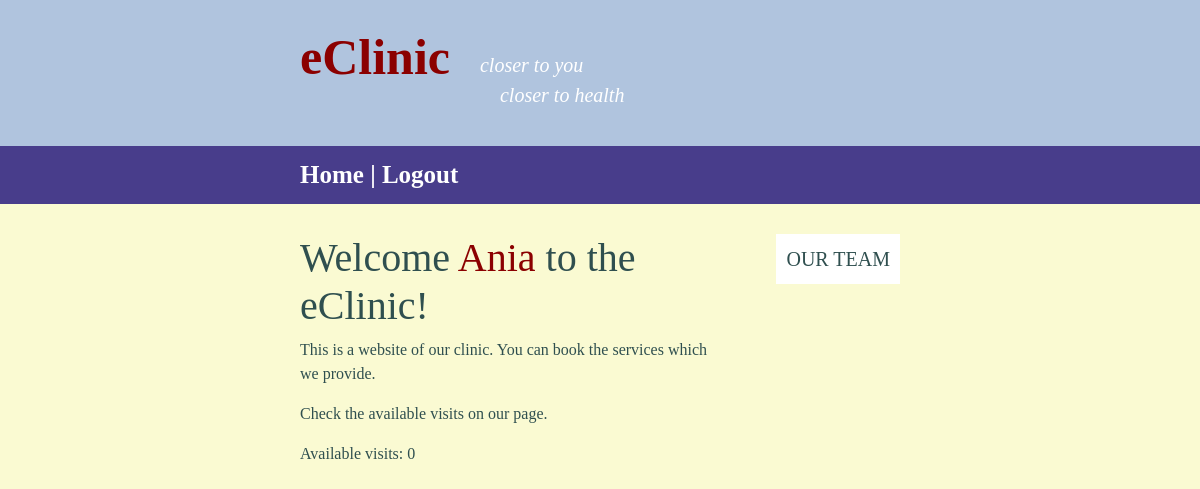
The app's page / (signed in), older data.
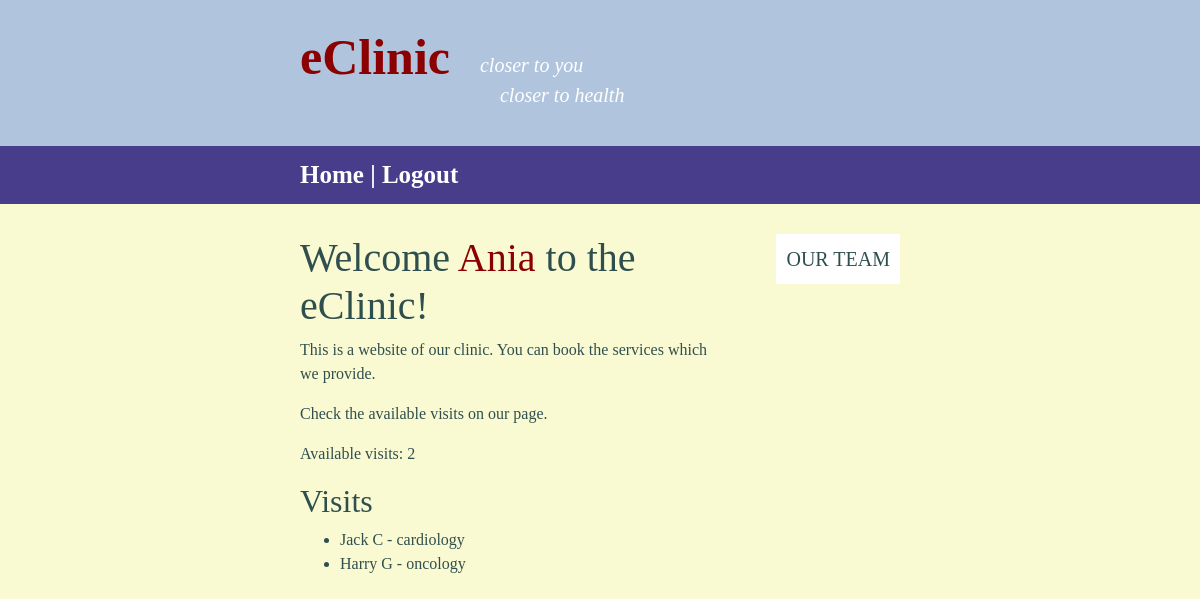
The same page, newer data.
### visits/models.py (models this page shows, shortened)
class Visit(models.Model):
    date = models.DateField()
    start_time = models.TimeField(default=time(8))
    doctor = models.ForeignKey(Doctor, on_delete=models.CASCADE)
    location = models.ForeignKey(Location, on_delete=models.CASCADE)
    available = models.BooleanField(default=True)
    patient = models.ForeignKey(User, null=True, blank=True, on_delete=models.CASCADE)
    class Meta:
        ordering = ["date", "start_time"]

class Doctor(models.Model):
    doctor = models.CharField(max_length=50)
    specialization = models.ForeignKey(Specialization, on_delete=models.CASCADE)
    def __str__(self):
        return f"{self.doctor} - {self.specialization}"

class Specialization(models.Model):
    specialization = models.CharField(max_length=100)
    def __str__(self):
        return self.specialization

### website/views.py (the view)
# urls.py: path('', welcome, name="welcome"),
def welcome(request):
    for visit in Visit.objects.all():
        out_of_date(visit)
    return render(request, "website/welcome.html",
                  {"message": "Check the available visits on our page.",
                   "visits_all": Visit.objects.all(),
                   "visits_available": Visit.objects.filter(available=True),
                   "visits_num": Visit.objects.filter(available=True).count()})

### website/views.py (called while the page is built)
def out_of_date(visit):
    visit_datetime = datetime.combine(visit.date, visit.start_time)
    if visit_datetime < datetime.now():
        visit.available = False
        visit.save()

### website/templates/website/welcome.html (shortened to what this page needs)
{% extends "base.html" %}
{% load static %}
{% block content %}
    <div id="main-content">
        <main id="main">
            {% if user.is_active %}
                <h1>Welcome <span style="color: DarkRed">{{request.user.username}}</span> to the eClinic!</h1>
                <p>
                    This is a website of our clinic. You can book the services which we provide.
                </p>
                <p>
                    {{message}}
                </p>
                <p>
                    Available visits: {{visits_num}}
                </p>
                {% if visits_num != 0 %}
                    <h2>Visits</h2>
                    <ul>
                        {% for visit in visits_available %}
                            <li>
                                <a href="{% url 'details' visit.id %}">
                                    {{visit.doctor}}
                                </a>
                            </li>
                    {% endfor %}
                    </ul>
                {% endif %}
            {% endif %}
        </main>
        {% if user.is_active %}
            <aside id="right-menu">
                <a href="{% url 'doctors' %}">
                    <span style="font-size: 20px; text-transform: uppercase;">Our team</span>
                </a>
            </aside>
        {% endif %}
    </div>
{% endblock %}

Row changes from the older to the newer data that the page shows:
now on this page (row edited): Visit: doctor "Jack C - cardiology"
now on this page (row edited): Visit: doctor "Harry G - oncology"
Text that changed along with them:
{{ visits_num }}: "0" → "2"
text now shown: "Visits"
